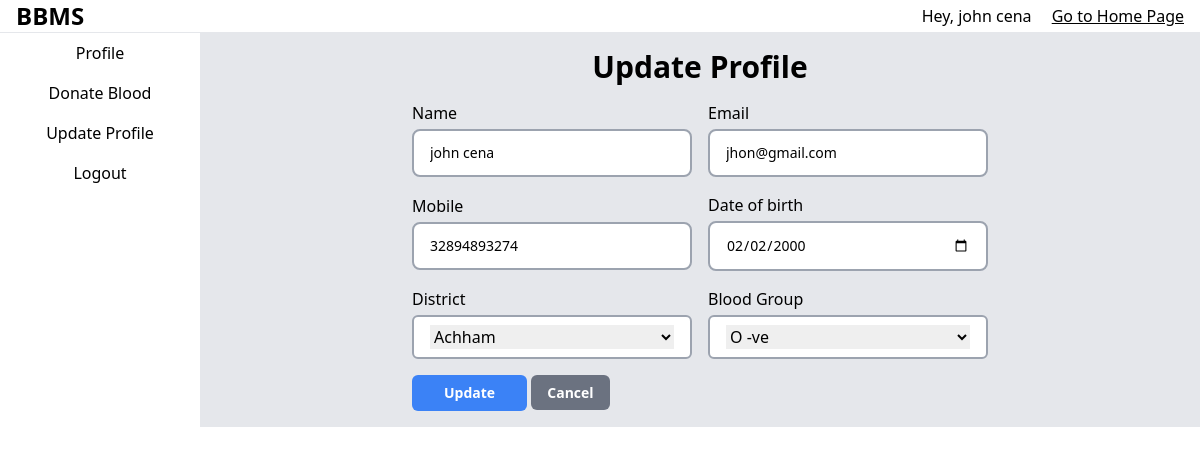
The page /updateprofile.php (signed in) on the database its author committed.
### tables this page shows
CREATE TABLE IF NOT EXISTS `users` (
  `id` int NOT NULL AUTO_INCREMENT,
  `name` varchar(100) NOT NULL,
  `bloodgroup` varchar(20) NOT NULL,
  `district` varchar(100) NOT NULL,
  `email` varchar(250) NOT NULL,
  `mobile` varchar(20) NOT NULL,
  `password` varchar(250) NOT NULL,
  `lastdonated` varchar(100) NOT NULL,
  `dob` varchar(50) NOT NULL,
  `timestamps` timestamp NOT NULL DEFAULT CURRENT_TIMESTAMP,
  `admin_verified` tinyint(1) NOT NULL DEFAULT '0',
  `donation_count` int NOT NULL DEFAULT '0',
  PRIMARY KEY (`id`)
);

### public/updateprofile.php (the view, shortened to what this page needs)
<?php
require_once("../app/db/index.php");
$stmt = $conn->prepare('SELECT district_name FROM districts');
$stmt->execute();
$stmt->store_result();
$stmt->bind_result($district_name);
if ($stmt2 = $conn->prepare("SELECT name, bloodgroup, district, email, mobile, lastdonated, dob FROM users WHERE id = ? ")) {
    $stmt2->bind_param("i", $_SESSION["id"]);
    $stmt2->execute();
    $stmt2->store_result();
    $stmt2->bind_result($name, $bloodgroup, $district, $email, $mobile, $lastdonated, $dob);
}
?>
<!DOCTYPE html>
<html lang="en">
<head>
    <link rel="stylesheet" href="./styles/output.css">
</head>
<body>
    <?php require_once('./include/navbar.php') ?>
    <main class="grid grid-cols-12 min-h-[92vh] max-h-[92vh] bg-gray-200">
        <?php require_once('./include/sidenav.php') ?>
        <main class="relative w-full col-start-3 col-end-13 px-2 sm:px-4 py-4" style="<?php if (isset($_GET["status"])) echo "padding-top: 5rem;"; ?>">
            <h1 class="text-center font-bold text-3xl">Update Profile </h1>
            <form method="POST" class="space-y-4 max-w-xl mx-auto mt-4">
                <div class="flex justify-between items-center space-x-4 w-full">
                    <div class="space-y-1 basis-1/2">
                        <label for="name">Name</label>
                        <input name="name" id="name" type="text" class="block text-sm py-3 px-4 rounded-lg w-full border-2 outline-none border-gray-400" value="<?= $name ?>" />
                    </div>
                    <div class="space-y-1 basis-1/2">
                        <label for="email">Email</label>
                        <input name="email" id="email" type="email" class="block text-sm py-3 px-4 rounded-lg w-full border-2 outline-none border-gray-400" value="<?= $email ?>" />
                    </div>
                </div>
                <div class="flex justify-between items-center space-x-4">
                    <div class="space-y-1 basis-1/2">
                        <label for="mobile">Mobile</label>
                        <input name="mobile" id="mobile" type="tel" class="block text-sm py-3 px-4 rounded-lg w-full border-2 outline-none border-gray-400" value="<?= $mobile ?>" />
                    </div>
                    <div class="space-y-1 basis-l/2 w-1/2">
                        <label for="dob">Date of birth</label>
                        <input name="dob" id="dob" type="date" class="block text-sm py-3 px-4 rounded-lg w-full border-2 outline-none border-gray-400" value="<?= $dob ?>" />
                    </div>
                </div>
                <div class="flex justify-between items-center space-x-4">
                    <div class="space-y-1 basis-1/2">
                        <label for="district">District</label>
                        <div class="border-2 border-gray-400 px-4 py-2 rounded-md bg-white">
                            <select name="district" id="district" class="pr-6 outline-none w-full">
                                <?php
                                while ($stmt->fetch()) {
                                    echo '<option value=' . $district_name . '>' . $district_name . '</option>';
                                }
                                ?>
                            </select>
                        </div>
                    </div>
                    <div class="space-y-1 basis-1/2 max-w-[50%]">
                        <label for="bloodgroup">Blood Group</label>
                        <div class="border-2 border-gray-400 px-4 py-2 rounded-md bg-white">
                            <select name="bloodgroup" id="bloodgroup" class="pr-4 outline-none w-full">
                                <option <?php if ($bloodgroup === "O-") echo "selected"; ?> value="O-">O -ve</option>
                            </select>
                        </div>
                    </div>
                </div>
                <div class="mt-12">
                    <button name="update" class="font-semibold py-2 px-8 text-sm text-white bg-blue-500 rounded-md">Update</button>
                    <a href="./profile.php" class="font-semibold mt-4 text-sm bg-gray-500 text-white py-2 px-4 rounded-md">Cancel</a>
                </div>
            </form>
        </main>
    </main>
</body>
</html>

### rows shown on the page
users: name "john cena", email "jhon@gmail.com", mobile "32894893274", dob "02/02/2000", bloodgroup "O -ve"

### other values the page prints
$_SESSION['name'] "john cena"
form field district "Achham"
